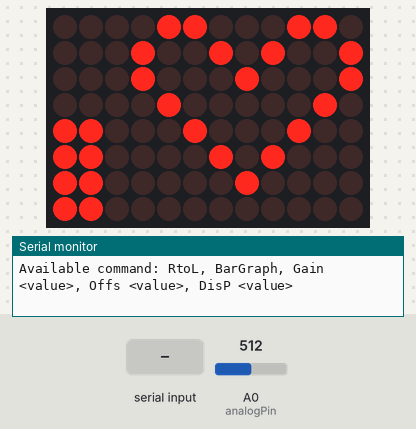
Recording of a sketch running on a simulated Arduino Uno R4 WiFi. Shown: 12×8 LED matrix, the last lines printed to the serial monitor. The inputs (shaded band) are chosen by the test bench; at power-on: A0 (analogPin) = 512 (analog values on the 0–1023 scale).

Above: at 1.2 s.
1.3 s: "DisP \n" received over Serial
At 2.5 s:
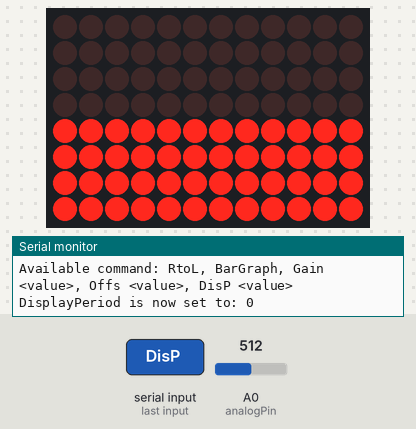
2.8 s: A0 (analogPin) set to 716
At 3.7 s:
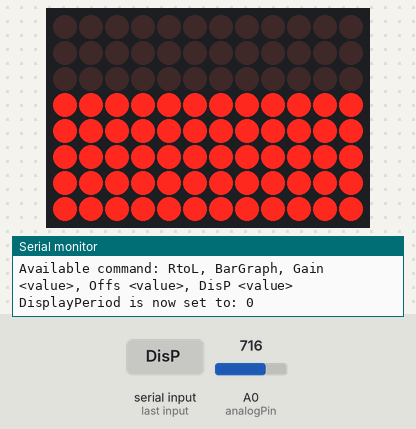
4.3 s: "BarGraph\n" received over Serial
At 4.8 s:
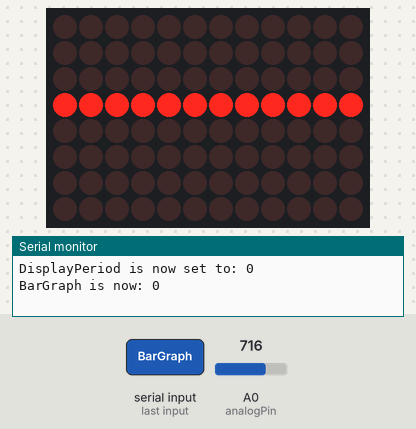
5.8 s: "Gain \n" received over Serial
At 7.2 s:
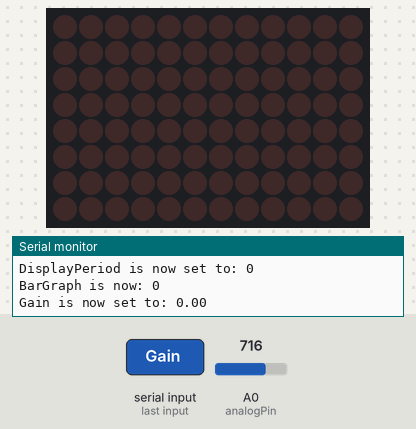
Timing chart, 0 to 8.3 s (numbered marks = the images above; inputs shaded):
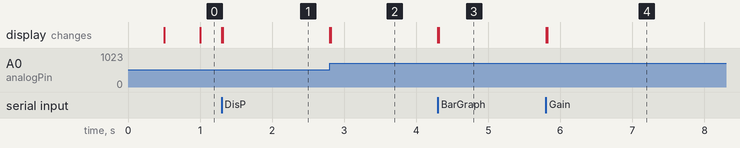

The sketch:

main.ino
```cpp
#include "Arduino_LED_Matrix.h"
ArduinoLEDMatrix matrix;

//Define if use analogread
#define AR
int analogPin = A0;

// These variables can be controlled by Serial commands
int DisplayPeriod = 500;
bool RtoL = false;
bool BarGraph = true;
float Gain = 1;
float Offset = 0;

const int max_bit = 14;
void setup() {
  // put your setup code here, to run once:
  Serial.begin(9600);
  Serial.println("Available command: RtoL, BarGraph, Gain <value>, Offs <value>, DisP <value>");
  matrix.begin();

  #ifdef AR
  analogReadResolution(max_bit);
  #endif
}

void byte_to_bit_array(unsigned char byte_value, int bit_array[8]) {
  for (int i = 0; i < 8; i++) {
    bit_array[7 - i] = (byte_value >> i) & 1;
  }
}

unsigned long frame[] = {
  0x3184a444,
  0x42081100,
  0xa0040000
};

unsigned long start = millis();
unsigned long average = 0;
unsigned int count = 0;

const int max_val = pow(2, max_bit) - 1;
void loop() {

  // value update (replace here for AnalogInput etc)
  #ifdef AR
    unsigned long value = analogRead(analogPin);    // アナログピンを読み取る
    delay(1); //sampling delay
  #else
    unsigned long value = random(1, max_val);
  #endif

  // update average value
  average = average + value;
  count++;

  // display
  if (millis() - start > DisplayPeriod) {
    // new value to plot
    int new_value = Gain * 8 * ((float)average/(float)count - Offset)/(max_val-1) ;
    //Serial.println(String(value) + " @ " + String(new_value)+ "  " +String((float)average/(float)count) + " , " +String(average)+"/" + String(count));
    // change to binary
    byte nv_bin;
    if (BarGraph) {
      nv_bin = pow(2, new_value) - 1;
    } else {
      nv_bin = 1 << (new_value - 1);
    }
    // decompose into array
    int nv[8];
    byte_to_bit_array(nv_bin, nv);

    // calculate frame
    unsigned long b1 = frame[0];
    unsigned long b2 = frame[1];
    unsigned long b3 = frame[2];

    if (RtoL) {
      frame[0] = (b1 << 1 & 0xffeffeff) | (b2 >> 31 & 1) | nv[0] << 20 | nv[1] << 8;
      frame[1] = (b2 << 1 & 0xeffeffef) | (b3 >> 31 & 1) | nv[2] << 28 | nv[3] << 16 | nv[4] << 4;
      frame[2] = (b3 << 1 & 0xfeffeffe) | nv[5] << 24 | nv[6] << 12 | nv[7] << 0;
    } else {
      frame[0] = (b1 >> 1 & 0x7ff7ff7f) | nv[0] << 31 | nv[1] << 19 | nv[2] << 7;
      frame[1] = (b2 >> 1 & 0xf7ff7ff7) | (b1 & 1) << 31 | nv[3] << 27 | nv[4] << 15 | nv[5] << 3;
      frame[2] = (b3 >> 1 & 0xff7ff7ff) | (b2 & 1) << 31 | nv[6] << 23 | nv[7] << 11;
    }

    // update
    matrix.loadFrame(frame);
    average = 0;
    count = 0;
    start = millis();
  }


  if (Serial.available() > 0) {
    String command = Serial.readStringUntil('\n');

    if (command.equalsIgnoreCase("RtoL")) {
      RtoL = !RtoL;
      Serial.println("RtoL is now: " + String(RtoL));
    } else if (command.equalsIgnoreCase("BarGraph")) {
      BarGraph = !BarGraph;
      Serial.println("BarGraph is now: " + String(BarGraph));
    } else if (command.startsWith("Gain ")) {
      Gain = command.substring(5).toFloat();
      Serial.println("Gain is now set to: " + String(Gain));
    } else if (command.startsWith("Offs ")) {
      Offset = command.substring(5).toFloat();
      Serial.println("Offset is now set to: " + String(Offset));
    } else if (command.startsWith("DisP ")) {
      DisplayPeriod = command.substring(5).toInt();
      Serial.println("DisplayPeriod is now set to: " + String(DisplayPeriod));
    } else {
      Serial.println("Unknown command");
    }
  }
}
```

Measured:
- after the input at 1.3 s, the display: first differs from a run without the input at once (image 1)
- after the input at 2.8 s, the display: first changes at once (image 2 shows a later state)
- after the input at 4.3 s, the display: first changes at once (image 3 shows a later state)
- after the input at 5.8 s, the display: first changes at once (image 4 shows a later state)
